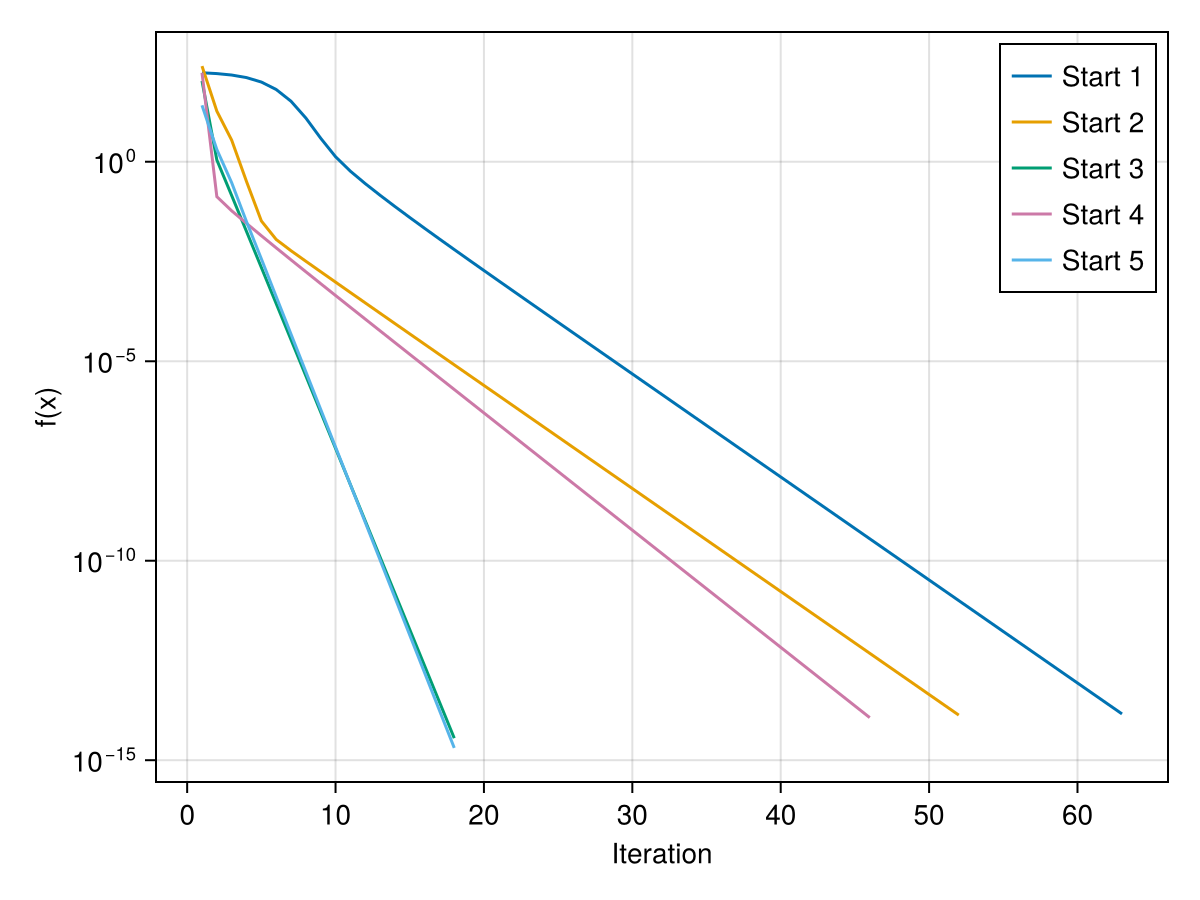

Write the Julia code that produced this figure.
using ForwardDiff, CairoMakie, LinearAlgebra

# Himmelblau function
himmelblau(x) = (x[1]^2 + x[2] - 11)^2 + (x[1] + x[2]^2 - 7)^2

# Gradient descent implementation
function gradient_descent(f, x0; lr=0.01, max_iters=1000, tol=1e-8)
    x, history = copy(x0), Float64[]
    for i in 1:max_iters
        grad = ForwardDiff.gradient(f, x)
        x_new = x - lr * grad
        f_val = f(x)
        push!(history, f_val)
        norm(x_new - x) < tol && f_val < tol && break
        x = x_new
    end
    return x, history
end

# Test points and known minima
test_points = [[0,0], [4,4], [-4,4], [4,-4], [-4,-4]]
minima = [[3.0,2.0], [-2.805118,3.131312], [-3.779310,-3.283186], [3.584428,-1.848126]]

# Run optimization
results = []
for x0 in test_points
    x_opt, hist = gradient_descent(himmelblau, x0; lr=0.01)
    push!(results, (x0, x_opt, himmelblau(x_opt), hist))
    println("Start: $x0 → Opt: $x_opt, f=$(himmelblau(x_opt))")
end

# Convergence plot
fig = Figure()
ax = Axis(fig[1,1], xlabel="Iteration", ylabel="f(x)", yscale=log10)
for (i,res) in enumerate(results)
    lines!(ax, res[4], label="Start $i")
end
axislegend(ax)
save("D://juliahw//hw11//conv.png", fig)
